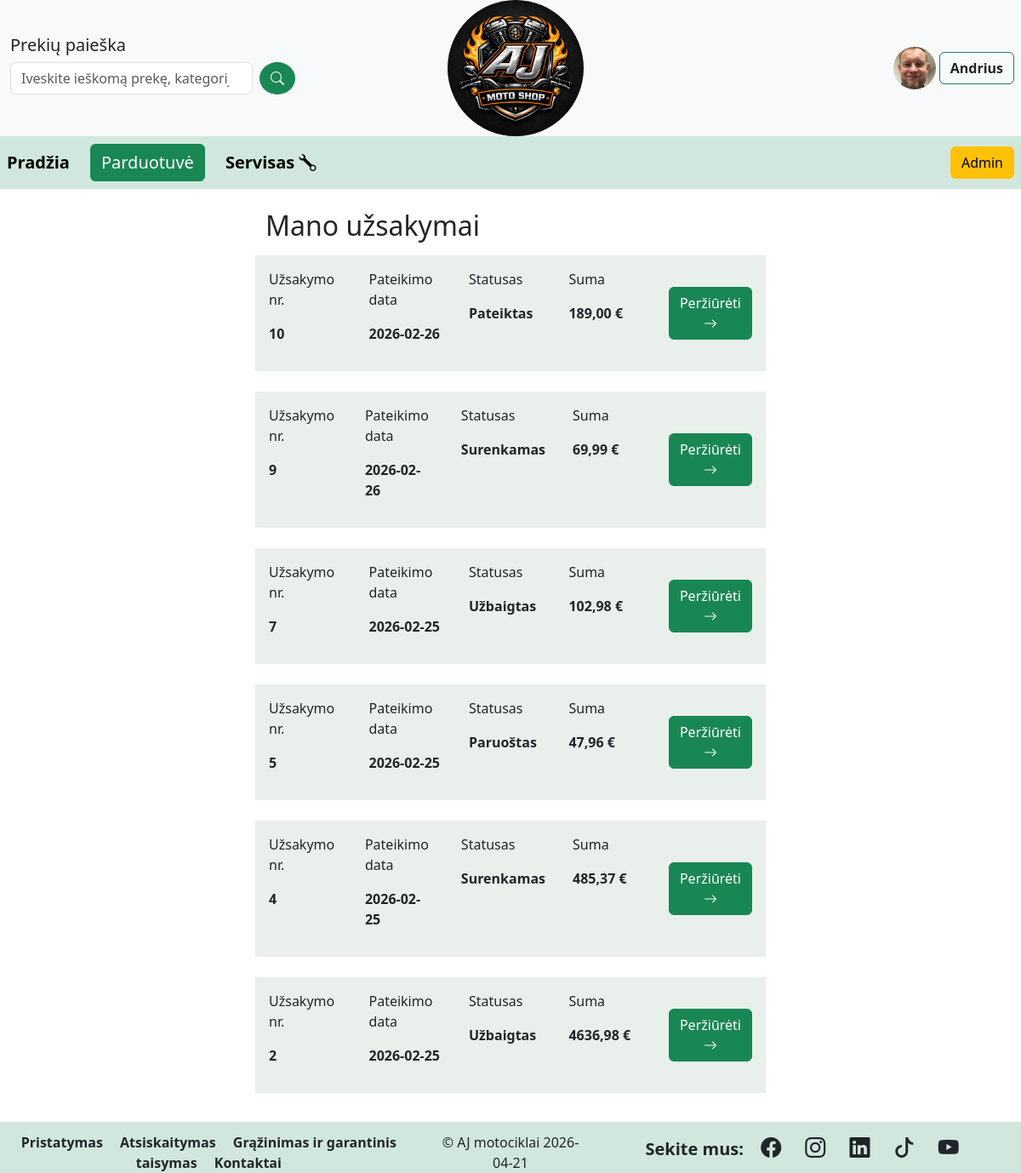
The app's page /orders/ (signed in), older data.
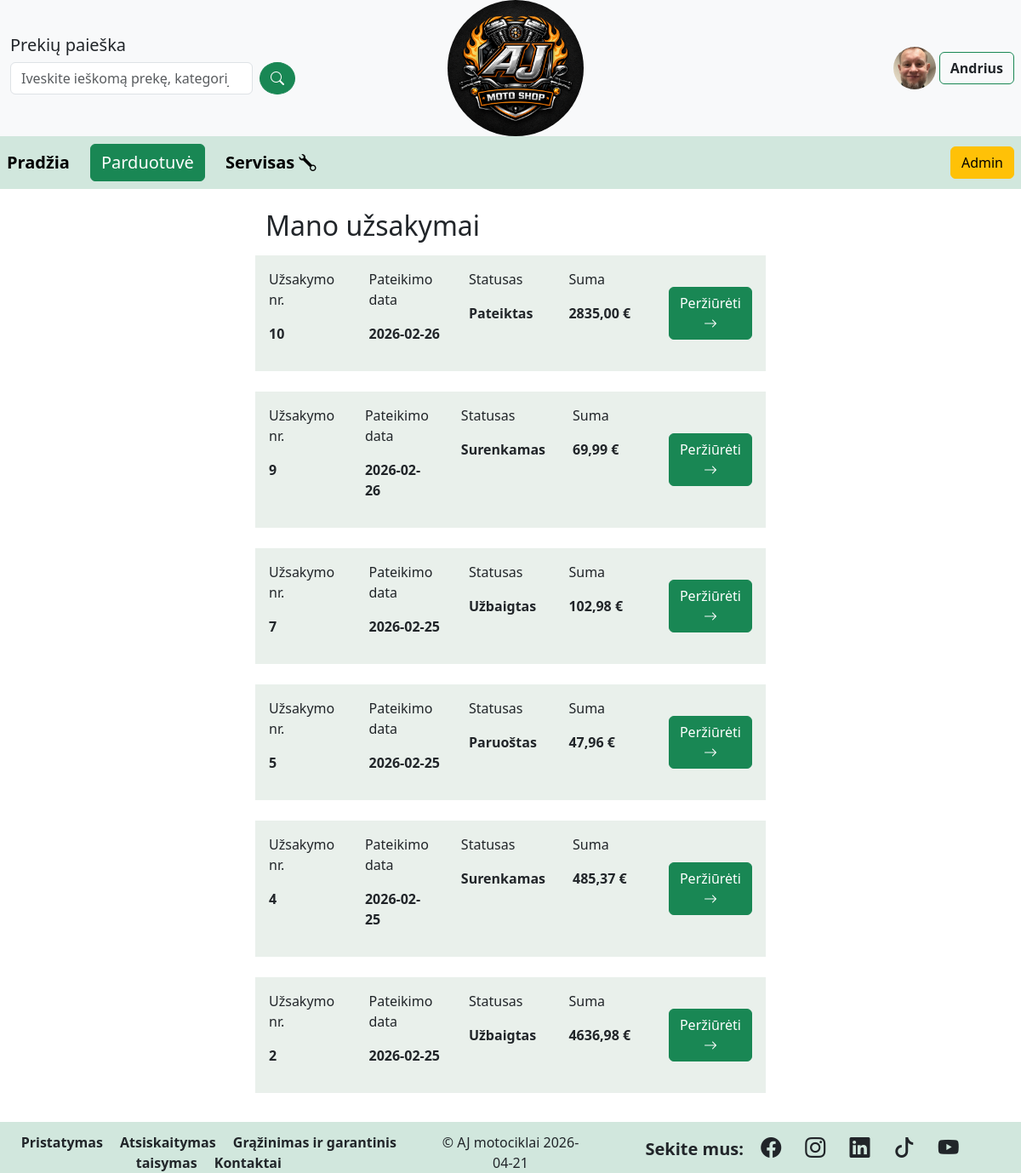
The same page, newer data.
### motoshop/models.py (models this page shows, shortened)
class CustomUser(AbstractUser):
    photo = models.ImageField(verbose_name='Nuotrauka',
                              upload_to='profile_pics',
                              null=True,
                              blank=True)
    class Meta:
        verbose_name = 'Vartotojas'
        verbose_name_plural = 'Vartotojai'

class Order(models.Model):
    order_date = models.DateField(verbose_name='Užsakymo pateikimo data', auto_now_add=True)
    client = models.ForeignKey(verbose_name='Klientas',
                               to=CustomUser,
                               on_delete=models.DO_NOTHING,
                               db_constraint=False,
                               null=False,
                               blank=False,
                               related_name='orders')
    order_status = (
        ('1', 'Pateiktas'),
        ('2', 'Surenkamas'),
        ('3', 'Paruoštas'),
        ('4', 'Perduotas pristatymui'),
        ('5', 'Vėluoja'),
        ('6', 'Užbaigtas'),
        ('7', 'Atšauktas'),
    )
    status = models.CharField(verbose_name='Statusas',
                              max_length=1,
                              choices=order_status,
                              default='1')
    due_date = models.DateField(verbose_name='Užsakymo užbaigimo data')
    class Meta:
        ordering = ['-pk']
        verbose_name = 'Užsakymas'
        verbose_name_plural = 'Užsakymai'
    def order_sum(self):
        return sum(line.order_line_sum() for line in self.ol.all())
    order_sum.short_description = 'Užsakymo suma'
    order_sum.short_description = 'Prekių kiekis'

class OrderLine(models.Model):
    order = models.ForeignKey(verbose_name='Užsakymas',
                              to=Order,
                              on_delete=models.DO_NOTHING,
                              db_constraint = False,
                              null = False,
                              blank = False,
                              related_name = 'ol')
    product_category = models.ForeignKey(verbose_name='Prekės kategorija',
                                         to=ProductCategory,
                                         on_delete=models.CASCADE,
                                         null = True,
                                         blank = True)
    product = ChainedForeignKey(verbose_name='Produktas',
                                to=Product,
                                chained_field="product_category",
                                chained_model_field="product_category",
                                show_all=False,
                                auto_choose=True,
                                sort=True,
                                on_delete=models.DO_NOTHING,
                                db_constraint=False,
                                null=False,
                                blank=False,
                                related_name='ol')
    quantity = models.PositiveIntegerField(verbose_name='Kiekis')
    class Meta:
        verbose_name = 'Užsakymo eilutė'
        verbose_name_plural = 'Užsakymo eilutės'
    def order_line_sum(self):
        return self.quantity * self.product.final_price
    order_line_sum.short_description = 'Prekės suma'

class Product(models.Model):
    title = models.CharField(verbose_name='Pavadinimas')
    code = models.CharField(verbose_name='Prekės kodas', max_length=10)
    product_category = models.ForeignKey(verbose_name='Prekės kategorija',
                               to=ProductCategory,
                               on_delete=models.CASCADE,
                               null=True,
                               blank=True)
    p_category = (
        ('1', 'Motociklai'),
        ('2', 'Atsarginės dalys'),
        ('3', 'Apranga'),
        ('4', 'Aksesuarai'),
    )
    category = models.CharField(verbose_name='Kategorija',
                                max_length=1,
                                choices=p_category)
    manufacturer = models.CharField(verbose_name='Gamintojas')
    sizes = (
        ('1', 'S'),
        ('2', 'M'),
        ('3', 'L'),
        ('4', 'XL'),
        ('5', 'XXL'),
    )
    size = models.CharField(verbose_name='Dydis',
                            max_length=1,
                            choices=sizes,
                            null=True,
                            blank=True)
    stock_quantity = models.PositiveIntegerField(verbose_name='Kiekis sandėlyje/pas tiekėją')
    stocked = models.BooleanField(verbose_name='Ar yra sandelyje?', default=True)
    definition = HTMLField(verbose_name='Aprašymas',
                           null=True,
                           blank=True)
    new_product = models.BooleanField(verbose_name='Ar prekė nauja', default=False)
    rrp = models.DecimalField(verbose_name='Rekom. mažmeninė kaina',
                              max_digits=8,
                              decimal_places=2)
    final_price = models.DecimalField(verbose_name='Pardavimo kaina',
                                      max_digits=8,
                                      decimal_places=2)
    cover = models.ImageField(verbose_name='Nuotrauka',
                              upload_to='product_covers',
                              null=True,
                              blank=True)
    class Meta:
        verbose_name = 'Prekė'
        verbose_name_plural = 'Prekės'

### motoshop/views.py (the view)
# urls.py: path('orders/',views.MyOrdersListView.as_view(), name='myorders'),
class MyOrdersListView(LoginRequiredMixin, generic.ListView):
    model = Order
    template_name = 'myorders.html'
    context_object_name = 'orders'
    paginate_by = 6
    def get_queryset(self):
        return Order.objects.filter(client=self.request.user)

### motoshop/context_processors.py (called while the page is built)
def category_context(request):
    return {
        'categories': ProductCategory.objects.all()
    }

### motoshop/templates/myorders.html (shortened to what this page needs)
{% extends 'base.html' %}
{% block content %}
<div class="container mt-4 w-50">
    <h2 class="text-start mb-3" >Mano užsakymai</h2>
    {% for order in orders %}
    <div class ="row mb-4" style="background-color: rgb(233,240,235)">
        <div class="col p-3 ">
            <p>Užsakymo nr.</p>
            <p class="fw-bold">{{ order.pk }}</p>
        </div>
        <div class="col p-3 ">
            <p>Pateikimo data</p>
            <p class="fw-bold">{{ order.order_date|date:"Y-m-d" }}</p>
        </div>
        <div class="col p-3">
            <p>Statusas</p>
            <p class="fw-bold">{{ order.get_status_display }}</p>
        </div>
        <div class="col p-3">
            <p>Suma</p>
            <p class="fw-bold">{{ order.order_sum }} &#8364; </p>
        </div>
        <div class="col p-3 align-self-center">
            <a class="btn btn-success text-white" href="{% url 'order' order.pk %}">Peržiūrėti <i class="bi bi-arrow-right"></i></a>
        </div>
    </div>
    {% empty %}
    <div class="alert aler-info" role="alert" style="background-color: rgb(233,240,235)">
    <h4>Dar nesate pateikęs užsakymų, prašome nesikuklinti! Visą mūsų asortimentą rasite <a href="{% url 'products' %}" class="alert-link text-dark">čia</a></p>
    </div>
    {% endfor %}
</div>
{% endblock %}

### motoshop/templates/base.html (shortened to what this page needs)
<!doctype html>
<html lang="en">
  <head>
    <link href="https://cdn.jsdelivr.net/npm/bootstrap@5.3.8/dist/css/bootstrap.min.css" rel="stylesheet">
    <link rel="stylesheet" href="https://cdn.jsdelivr.net/npm/bootstrap-icons@1.13.1/font/bootstrap-icons.min.css">
    {% load static %}
    <link rel="stylesheet" href="{% static 'css/styles.css' %}">
  </head>
  <body>
    <div class="container-fluid bg-light">
      <div class="row">
        <div class="col align-self-center ps-4">
          <h5 class="">Prekių paieška</h5>
          <form class="d-flex mt-2 mb-2" method="get" action="{% url 'search' %}">
            <input class="form-control me-2 w-70" style="width:75%" name="q" value="{{ query }}" type="search" placeholder="Iveskite ieškomą prekę, kategoriją arba gamintoją">
            <button class="btn btn-success rounded-circle" type="submit"><i class="bi bi-search"></i></button>
          </form>
        </div>
        <div class="col align-self-center text-center">
          <a href="{% url 'index' %}"><img class="rounded-circle" src="{% static 'images/ajmotoshop.png' %}" alt="..." style="height:160px" ></a>
        </div>
        <div class="col text-end align-self-center">
            {% if not user.is_authenticated %}
            <img class="" src="{% static '/images/helmet2nobg.png' %}" alt="..." style="height:50px" >
            <a href="{% url 'login' %}" class="text-dark fw-bold btn btn-outline-success mt-3">Prisijungti</a>
            <a href="{% url 'signup' %}" class="btn btn-outline-warning border-success mt-3 text-dark fw-bold" >Registruotis</a>
            {% else %}
                <div class="me-2">
                  {% if user.photo %}
                  <img class="rounded-circle" src="{{ user.photo.url }}" alt="..." style="height:50px" >
                  {% else %}
                  <img src="{% static '/images/helmet2nobg.png' %}" alt="..." style="height:50px" >
                  {% endif %}
                  <div class ="dropdown">
                      <button class="text-dark btn btn-outline-success fw-bold">
                          {{ user.username }}
                      </button>
                    </div>
                </div>
            {% endif %}
        </div>
      </div>
    </div>
    {% include 'navbar.html' %}
    <div class="container-fluid">
    {% block content %}{% endblock %}
    </div>
   <footer class="container-fluid p-1 fixed-bottom">
       <div class="row mt-2">
            <div class="col-5 text-center">
                <a href="#" class="fw-bold text-dark me-3">Pristatymas</a>
                <a href="#" class="fw-bold text-dark me-3">Atsiskaitymas</a>
                <a href="#" class="fw-bold text-dark me-3">Grąžinimas ir garantinis taisymas</a>
                <a href="#" class="fw-bold text-dark">Kontaktai</a>
            </div>
            <div class="col text-center">
                <p class="">&copy AJ motociklai {% now "Y-m-d" %}
                </p>
            </div>
            <div class="col-5 text-center">
                <span class="fw-bold fs-5 text-dark me-3">Sekite mus:</span>
                <a href="https://www.facebook.com" target="_blank" class="fw-bold fs-4 text-dark me-4"><i class="bi bi-facebook"></i></a>
                <a href="https://www.instagram.com" target="_blank" class="fw-bold fs-4 text-dark me-4"><i class="bi bi-instagram"></i></a>
                <a href="https://www.linkedin.com" target="_blank" class="fw-bold fs-4 text-dark me-4"><i class="bi bi-linkedin"></i></a>
                <a href="https://www.tiktok.com" target="_blank" class="fw-bold fs-4 text-dark me-4"><i class="bi bi-tiktok"></i></a>
                <a href="https://www.youtube.com" target="_blank" class="fw-bold fs-4 text-dark me-4"><i class="bi bi-youtube"></i></a>
            </div>
        </div>
    </footer>
  </body>
</html>

### motoshop/templates/navbar.html (shortened to what this page needs)
<nav class="navbar navbar-expand-sm bg-success-subtle">
       <ul class="navbar-nav me-auto mb-lg-0">
        <li class="nav-item me-3">
          <a class="nav-link fs-5 fw-bold active" aria-current="page" href="{% url 'index' %}">
            Pradžia
          </a>
        </li>
        <li class="nav-item dropdown me-3 align-self-center">
          <button class="btn btn-success fs-5" type="button" id="dropdownMenuButton2">
              Parduotuvė
          </button>
        </li>
        <li class="nav-item">
          <a class="nav-link active fs-5 fw-bold" href="{% url 'repair' %}">Servisas  <i class="bi bi-wrench"></i></a>
        </li>
      </ul>
       {% if user.is_staff %}
       <a class="btn btn-warning me-2" href="/admin/">Admin</a>
       {% endif %}
</nav>

### motoshop/static/css/styles.css (style rules this page uses)
footer { background-color: var(--bs-success-bg-subtle); height: 60px; }
body { padding-bottom: 70px; }
a { text-decoration: none; }
.dropdown { position: relative; display: inline-block; }
.container-fluid { margin: 0; padding: 0px; }

Row changes from the older to the newer data that the page shows:
changed through a linked row, Order "Pateiktas": order_sum "189,00" → "2835,00"
